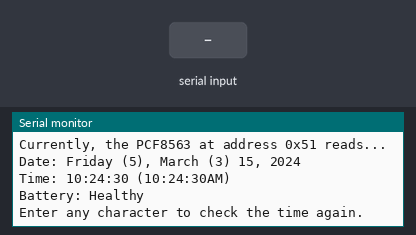
The sketch below on a simulated Arduino Uno, built with avr-gcc and run on an emulated ATmega328P. Shown: the last lines printed to the serial monitor. Wiring (inferred from the names in the program): PCF8563 clock at I2C address 0x51. The test bench sets the inputs (shaded band). The local clock reads 2024-03-15 10:24:30 at power-on unless the sketch sets it.

Above: at 1.9 s.
2.0 s: "1" received over Serial
At 3.2 s:
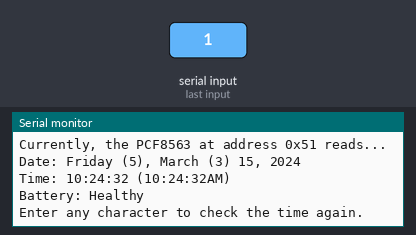
3.5 s: "0" received over Serial
At 4.7 s:
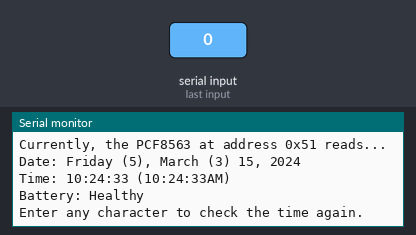
5.0 s: "2" received over Serial
At 5.9 s:
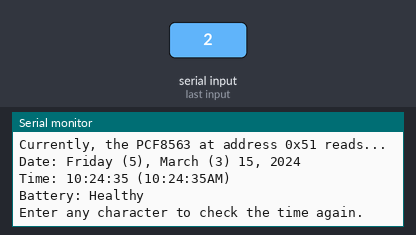

Measured:
- after the input at 2.0 s, the serial monitor: prints a new line after 0.11 s (image 1)
- after the input at 3.5 s, the serial monitor: prints a new line after 0.11 s (image 2)
- after the input at 5.0 s, the serial monitor: prints a new line after 0.11 s (image 3)

The sketch:

PCF8563Reader.ino
```cpp
/*
 *
 *  PCF8563Reader - v1.0
 *  Arduino sketch built to read the date and time on a PCF8563 without changing any data.
 *  Code by Gavin Tryzbiak
 *
 */

/*
 *
 *  IMPORTANT:
 *  - The Serial Monitor MUST match "#define BAUD_RATE 115200"
 *    from line 33 in the dropdown menu of the Serial
 *    Monitor! By default it is 115200, but it can be set
 *    lower if your cable has a poor connection, or higher
 *    for quicker text output.
 *
 *  NOTE:
 *  - You may need to change your register! Do this by
 *    changing "#define I2C_ADDRESS 0x51" from line 34 to whatever
 *    register your chip uses. This sketch does not support
 *    the serparate r/w address version of the chip.
 *  - You may think your chip has separate addresses, but
 *    use an "I2CScanner" sketch to check, as it may
 *    actually be a single-address chip.
 *
 */

// Libraries
#include <Wire.h>

// Constants
#define BAUD_RATE 115200 // Match this with the number in the dropdown menu in the Serial Monitor
#define I2C_ADDRESS 0x51 // See "NOTE"

#define SECONDS_REGISTER 0x02 // Also includes voltage status in MSB
#define MINUTES_REGISTER 0x03
#define HOURS_REGISTER 0x04
#define DAYS_REGISTER 0x05
#define WEEKDAYS_REGISTER 0x06
#define MONTHS_REGISTER 0x07 // Also includes century in MSB
#define YEARS_REGISTER 0x08

void setup()
{
  Serial.begin(BAUD_RATE);
  Wire.begin();
}

void loop()
{
  displayDateTime();
  Serial.println(F("Enter any character to check the time again."));
  delay(1000);
  while(!Serial.available()); // While nothing is entered, simply wait
  delay(100); // Allow time for all bytes to come in
  while(Serial.available()) // Remove everything from the input
    Serial.read();
}

byte DecToBCD(byte value) // Decimal to Binary Coded Decimal
{
  return ( (value / 10 * 16) + (value % 10) );
}

byte BCDToDec(byte value) // Binary Coded Decimal to Decimal
{
  return ( (value / 16 * 10) + (value % 16) );
}

byte * readFromAddress(byte I2CAddress, word beginningAddress, byte byteCount) // Reads data from I2C registers. Note: variable pointing to this function should eventually be freed!
{
  byte * data = malloc(sizeof(byte)*byteCount);
  byte tempData;
  Wire.beginTransmission(I2CAddress);
  Wire.write(beginningAddress);
  Wire.endTransmission();
  Wire.requestFrom(I2CAddress, byteCount);
  for (byte i = 0; i < byteCount; i++)
    data[i] = Wire.read();
  return data;
}

void displayDateTime() // Displays the current date and time on the PCF8563
{
  byte * data = readFromAddress(I2C_ADDRESS, SECONDS_REGISTER, 7);
  Serial.print(F("\nCurrently, the PCF8563 at address 0x"));
  Serial.print(I2C_ADDRESS, HEX);
  Serial.println(F(" reads..."));

  // Print date
  Serial.print(F("Date: "));
  Serial.print(weekdayFromValue(BCDToDec(data[4] & 0b00000111)));
  Serial.print(F(" ("));
  Serial.print(BCDToDec(data[4] & 0b00000111));
  Serial.print(F("), "));
  Serial.print(monthFromValue(BCDToDec(data[5] & 0b00011111)));
  Serial.print(F(" ("));
  Serial.print(BCDToDec(data[5] & 0b00011111));
  Serial.print(F(") "));
  Serial.print(BCDToDec(data[3] & 0b00111111));
  Serial.print(F(", "));
  Serial.print((data[5] & 0b10000000) < 0b10000000 ? F("20") : F("21"));
  if (BCDToDec(data[6]) < 10)
    Serial.print('0');
  Serial.println(BCDToDec(data[6]));

  // Print time (24 hour format)
  Serial.print(F("Time: "));
  if (BCDToDec(data[2] & 0b00111111) < 10)
    Serial.print('0');
  Serial.print(BCDToDec(data[2] & 0b00111111));
  Serial.print(':');
  if (BCDToDec(data[1] & 0b01111111) < 10)
    Serial.print('0');
  Serial.print(BCDToDec(data[1] & 0b01111111));
  Serial.print(':');
  if (BCDToDec(data[0] & 0b01111111) < 10)
    Serial.print('0');
  Serial.print(BCDToDec(data[0] & 0b01111111));

  // Print time (12 hour format)
  Serial.print(F(" ("));
  if (BCDToDec(data[2] & 0b00111111) < 10 && BCDToDec(data[2] & 0b00111111) != 0)
    Serial.print('0');
  Serial.print(BCDToDec(data[2] & 0b00111111) % 12 == 0 ? 12 : (BCDToDec(data[2] & 0b00111111) % 12));
  Serial.print(':');
  if (BCDToDec(data[1] & 0b01111111) < 10)
    Serial.print('0');
  Serial.print(BCDToDec(data[1] & 0b01111111));
  Serial.print(':');
  if (BCDToDec(data[0] & 0b01111111) < 10)
    Serial.print('0');
  Serial.print(BCDToDec(data[0] & 0b01111111));
  Serial.print(BCDToDec(data[2] & 0b00111111) > 12 ? F("PM") : F("AM"));
  Serial.println(')');

  // Print battery status
  Serial.print(F("Battery: "));
  Serial.println((data[0] & 0b10000000) == 0 ? F("Healthy") : F("Low/Unstable"));

  free(data);
}

String weekdayFromValue(byte value) // Accepts a number representing a weekday, returns the name of the weekday
{
  switch(value)
  {
    case 0:
      return F("Sunday");
    case 1:
      return F("Monday");
    case 2:
      return F("Tuesday");
    case 3:
      return F("Wednesday");
    case 4:
      return F("Thursday");
    case 5:
      return F("Friday");
    case 6:
      return F("Saturday");
    default:
      return F("Error:UnknownWeekday");
  }
}

String monthFromValue(byte value) // Accepts a number representing a month, returns the name of the month
{
  switch(value)
  {
    case 1:
      return F("January");
    case 2:
      return F("February");
    case 3:
      return F("March");
    case 4:
      return F("April");
    case 5:
      return F("May");
    case 6:
      return F("June");
    case 7:
      return F("July");
    case 8:
      return F("August");
    case 9:
      return F("September");
    case 10:
      return F("October");
    case 11:
      return F("November");
    case 12:
      return F("December");
    default:
      return F("Error:UnknownMonth");
  }
}
```
